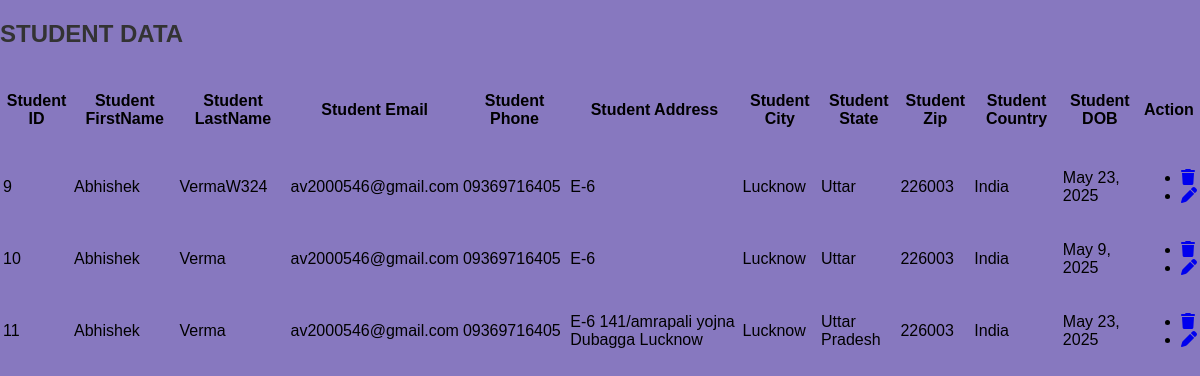
The app's page /studentbackend/student-list/ with its own data.
### studentbackend/models.py (models this page shows, shortened)
class StudentForm(models.Model):
    first_name  = models.CharField(max_length = 50)
    last_name   = models.CharField(max_length = 50, blank=True, null=True)
    email       = models.EmailField(max_length = 100)
    phone       = models.CharField(max_length = 15)
    address     = models.TextField(blank=True, null=True)
    city        = models.CharField(max_length = 50, blank=True, null=True)
    state       = models.CharField(max_length = 50, blank=True, null=True)
    country     = models.CharField(max_length = 50)
    zip_code    = models.CharField(max_length = 10, blank=True, null=True)
    date_of_birth = models.DateField(blank=True, null=True)
    image = models.ImageField(upload_to = 'images/',blank=True, null=True)

### studentbackend/views.py (the view)
# urls.py: path('student-list/',views.studentList,name='studentlist'),
def studentList(request):
    students = StudentForm.objects.all()
    return render(request, 'studentbackend/studentData.html', {'students' : students})

### studentbackend/templates/studentbackend/studentData.html (shortened to what this page needs)
{% extends "layout.html" %}
{% block content %}
<h2>STUDENT DATA</h2>
<div>
    <table>
        <tr>
            <th>
                <h4>Student ID</h4>
            </th>
            <th>
                <h4>Student FirstName</h4>
            </th>
            <th>
                <h4>Student LastName</h4>
            </th>
            <th>
                <h4>Student Email</h4>
            </th>
            <th>
                <h4>Student Phone</h4>
            </th>
            <th>
                <h4>Student Address</h4>
            </th>
            <th>
                <h4>Student City</h4>
            </th>
            <th>
                <h4>Student State</h4>
            </th>
            <th>
                <h4>Student Zip</h4>
            </th>
            <th>
                <h4>Student Country</h4>
            </th>
            <th>
                <h4>Student DOB</h4>
            </th>
            <th>
                <h4>Action</h4>
            </th>
        </tr>
        {% for i in students%}
            <tr>
                <td>{{ i.id }}</td>
                <td>{{ i.first_name }}</td>
                <td>{{ i.last_name }}</td>
                <td>{{ i.email }}</td>
                <td>{{ i.phone }}</td>
                <td>{{ i.address }}</td>
                <td>{{ i.city }}</td>
                <td>{{ i.state }}</td>
                <td>{{ i.zip_code }}</td>
                <td>{{ i.country }}</td>
                <td>{{ i.date_of_birth }}</td>
                <td>
                    <ul>
                        <li><a href="{% url 'studentDelete' i.id %}"><i class="fa-solid fa-trash"></i></a></li>
                        <li><a href="{% url 'studentUpdate' i.id %}"><i class="fa-solid fa-pen"></i></a></li>
                    </ul>
            </tr>
        {% endfor %}
    </table>
</div>
{% endblock %}

### templates/layout.html (shortened to what this page needs)
{% load static %}
<!DOCTYPE html>
<html lang="en">
<head>
</head>
<body>
        {% block content %}{% endblock %}
</body>
</html>

### templates/layout.html (style rules this page uses)
body { font-family: Arial, sans-serif; margin: 0; padding: 0; background-color:rgba(68, 44, 155, 0.64); }
h1, h2, h3 { color: #333; }

### records on screen
StudentForm: id "9", first_name "Abhishek", last_name "VermaW324", email "av2000546@gmail.com", phone "09369716405", address "E-6", city "Lucknow", state "Uttar", zip_code "226003", country "India", date_of_birth "May 23, 2025"
StudentForm: id "10", first_name "Abhishek", last_name "Verma", email "av2000546@gmail.com", phone "09369716405", address "E-6", city "Lucknow", state "Uttar", zip_code "226003", country "India", date_of_birth "May 9, 2025"
StudentForm: id "11", first_name "Abhishek", last_name "Verma", email "av2000546@gmail.com", phone "09369716405", address "E-6 141/amrapali yojna Dubagga Lucknow", city "Lucknow", state "Uttar Pradesh", zip_code "226003", country "India", date_of_birth "May 23, 2025"
